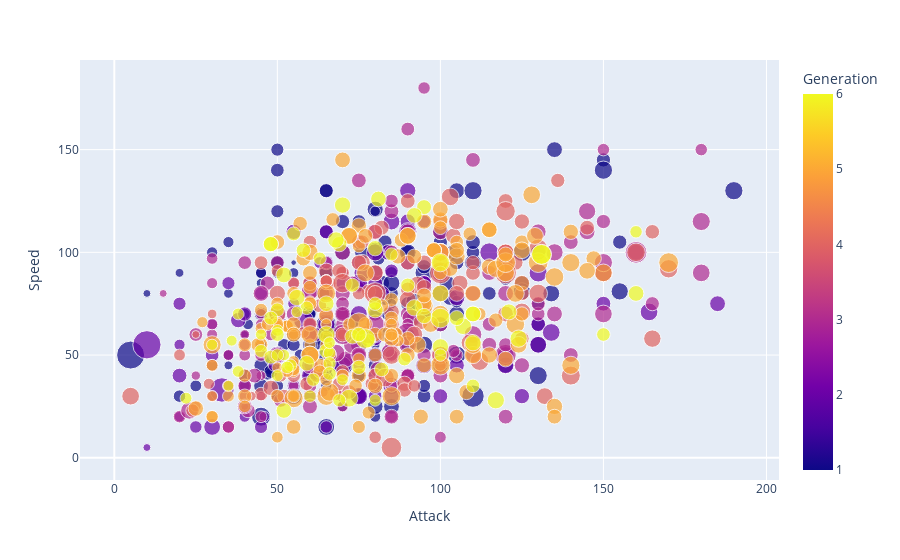

Notebook source saved alongside this figure:
### Markdown cell above
## Scatterplots with `pyplot express`

### Code cell
import plotly.express as px
bubble = px.scatter(df_pokemon, x = 'Attack', y = 'Speed', size = 'HP', color = 'Generation')
bubble.show()

### Figure 1 — Plotly figure (JSON) as saved in the notebook; plotly's stock layout.template omitted (floating-point values rounded to 4 significant figures; data arrays with more than 128 entries replaced by an {"elided": "..."} marker saying what was removed)
{"data": [{"hovertemplate": "Attack=%{x}<br>Speed=%{y}<br>HP=%{marker.size}<br>Generation=%{marker.color}<extra></extra>", "legendgroup": "", "marker": {"color": {"elided": "800 int values"}, "coloraxis": "coloraxis", "size": {"elided": "800 int values"}, "sizemode": "area", "sizeref": 0.6375, "symbol": "circle"}, "mode": "markers", "name": "", "orientation": "v", "showlegend": false, "type": "scatter", "x": {"elided": "800 int values"}, "xaxis": "x", "y": {"elided": "800 int values"}, "yaxis": "y"}], "layout": {"coloraxis": {"colorbar": {"title": {"text": "Generation"}}, "colorscale": [[0, "#0d0887"], [0.1111, "#46039f"], [0.2222, "#7201a8"], [0.3333, "#9c179e"], [0.4444, "#bd3786"], [0.5556, "#d8576b"], [0.6667, "#ed7953"], [0.7778, "#fb9f3a"], [0.8889, "#fdca26"], [1, "#f0f921"]]}, "legend": {"itemsizing": "constant", "tracegroupgap": 0}, "margin": {"t": 60}, "xaxis": {"anchor": "y", "domain": [0, 1], "title": {"text": "Attack"}}, "yaxis": {"anchor": "x", "domain": [0, 1], "title": {"text": "Speed"}}}}
